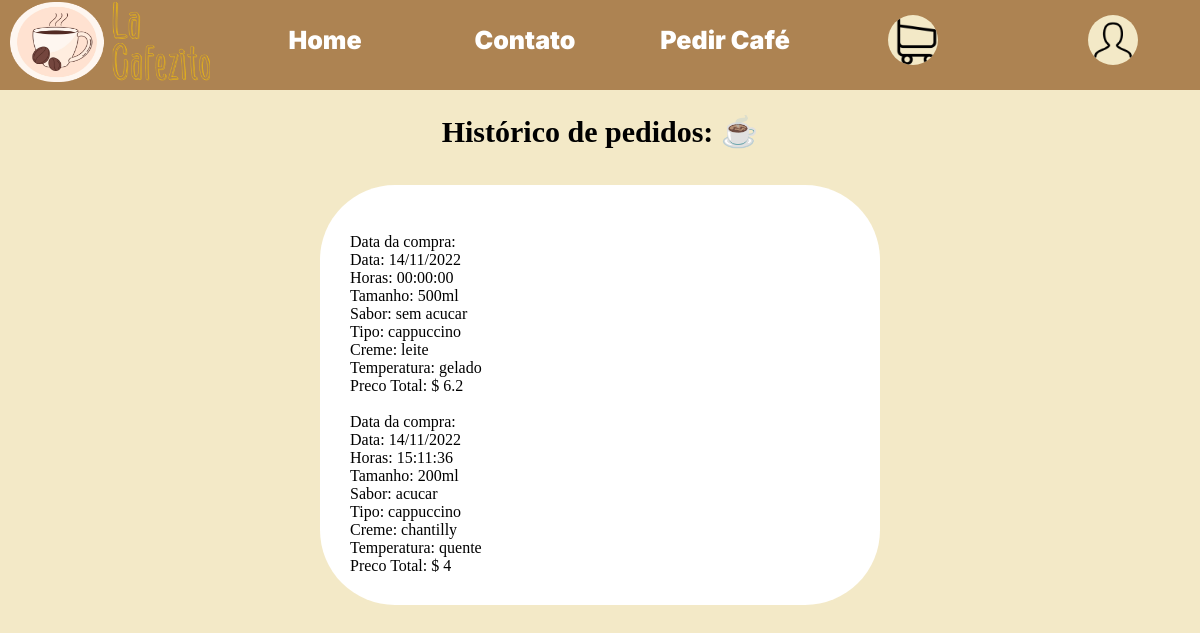
/historicoPedidos.php (signed in), run on the app's committed database.
### tables this page shows
CREATE TABLE `pedidos` (
  `id` int(5) NOT NULL,
  `id_user` int(5) NOT NULL,
  `estado` varchar(20) NOT NULL DEFAULT 'Em análise',
  `bairro` varchar(50) NOT NULL,
  `rua` varchar(50) NOT NULL,
  `numero` varchar(50) NOT NULL,
  `complemento` varchar(50) NOT NULL,
  `preco` varchar(10) NOT NULL,
  `DataCompra` datetime NOT NULL DEFAULT current_timestamp()
);

CREATE TABLE `tamanhos` (
  `id` int(5) NOT NULL,
  `unidade` varchar(10) NOT NULL,
  `preco` varchar(10) NOT NULL
);

CREATE TABLE `sabores` (
  `id` int(5) NOT NULL,
  `nome` varchar(50) NOT NULL,
  `preco` varchar(10) NOT NULL
);

CREATE TABLE `tipos` (
  `id` int(5) NOT NULL,
  `nome` varchar(50) NOT NULL,
  `preco` varchar(10) NOT NULL
);

CREATE TABLE `cremes` (
  `id` int(5) NOT NULL,
  `nome` varchar(50) NOT NULL,
  `preco` varchar(10) NOT NULL
);

CREATE TABLE `temperaturas` (
  `id` int(5) NOT NULL,
  `nome` varchar(50) NOT NULL
);

### classes/LaCafezito.php (called while the page is built, shortened)
<?php
    class LaCafezito{
        public function buscarPedidosCliente(){
            global $pdo;
            $sql = $pdo->prepare("SELECT * FROM pedidos WHERE id_user = :u");
            $sql-> bindValue(":u", $_SESSION['id']);
            $sql-> execute();
            if($sql->rowCount()>0){
                $dados = $sql->fetchAll();
                return $dados;
            }
        }
        public function buscarComplementos($id_pedido){
            global $pdo;
            $sql = $pdo->prepare("SELECT * FROM pedidos_complementos WHERE id_pedido = :i");
            $sql-> bindValue(":i", $id_pedido);
            $sql-> execute();
            if($sql->rowCount()>0){
                $dados = $sql->fetch();
                return $dados;
            }
        }
        public function buscarTamanho($tamanho){
            $tamanhoEx = explode(",", $tamanho);
            $quantidadeTamanho = count($tamanhoEx);
            $arrayT = [];
            for($i = 0; $i < $quantidadeTamanho; $i++){
                global $pdo;
                $sql = $pdo->prepare("SELECT unidade, preco FROM tamanhos WHERE id = :m");
                $sql-> bindValue(":m", $tamanhoEx[$i]);
                $sql-> execute();
                if($sql->rowCount()>0){
                    $dados = $sql->fetch();
                    array_push($arrayT, $dados);
                }
            }
            return $arrayT;
        }
        public function buscarTipo($tipo){
            $tipoEx = explode(",", $tipo);
            $quantidadeTipo = count($tipoEx);
            $arrayTi = [];
            for($i = 0; $i < $quantidadeTipo; $i++){
                global $pdo;
                $sql = $pdo->prepare("SELECT nome, preco FROM tipos WHERE id = :t");
                $sql-> bindValue(":t", $tipoEx[$i]);
                $sql-> execute();
                if($sql->rowCount()>0){
                    $dados = $sql->fetch();
                    array_push($arrayTi, $dados);
                }
            }
            return $arrayTi;
        }
        public function buscarTemperatura($temperatura){
            $temperaturaEx = explode(",", $temperatura);
            $quantidadeTemperatura = count($temperaturaEx);
            $arrayTe = [];
            for($i = 0; $i < $quantidadeTemperatura; $i++){
                global $pdo;
                $sql = $pdo->prepare("SELECT nome FROM temperaturas WHERE id = :t");
                $sql-> bindValue(":t", $temperaturaEx[$i]);
                $sql-> execute();
                if($sql->rowCount()>0){
                    $dados = $sql->fetch();
                    array_push($arrayTe, $dados);
                }
            }
            return $arrayTe;
        }
        public function buscarSabor($sabor){
            $saborEx = explode(",", $sabor);
            $quantidadeSabor = count($saborEx);
            $arrayS = [];
            for($i = 0; $i < $quantidadeSabor; $i++){
                global $pdo;
                $sql = $pdo->prepare("SELECT nome, preco FROM sabores WHERE id = :s");
                $sql-> bindValue(":s", $saborEx[$i]);
                $sql-> execute();
                if($sql->rowCount()>0){
                    $dados = $sql->fetch();
                    array_push($arrayS, $dados);
                }
            }
            return $arrayS;
        }
        public function buscarCreme($creme){
            $cremeEx = explode(",", $creme);
            $quantidadeCreme = count($cremeEx);
            $arrayC = [];
            for($i = 0; $i < $quantidadeCreme; $i++){
                global $pdo;
                $sql = $pdo->prepare("SELECT nome, preco FROM cremes WHERE id = :c");
                $sql-> bindValue(":c", $cremeEx[$i]);
                $sql-> execute();
                if($sql->rowCount()>0){
                    $dados = $sql->fetch();
                    array_push($arrayC, $dados);
                }
            }
            return $arrayC;
        }
    }
?>

### historicoPedidos.php (the view, shortened to what this page needs)
<?php
    require_once 'classes/laCafezito.php';
    $u = new laCafezito();
?>
<!DOCTYPE html>
<html lang="pt-br">
<head>
    <link rel="stylesheet" href="styles/home4.css">
</head>
<body>
<div class="fundo">
    <div id="superior">
        <div id="botaoLogo">
            <img src="imagens/logoCafezito.png" alt="" width="200px" height="80px">
        </div>
        <div id="botaoHome">
            <a class="navegador" href="home.php">Home</a>
        </div>
        <div id="botaoContato">
            <a class="navegador" href="contato.php">Contato</a>
        </div>
        <div id="botaoCafe">
            <a class="navegador" href="pedir/tamanhoCafe.php">Pedir Café</a>
        </div>
        <div id="botaoCarrinho">
            <a href="">
                <img src="imagens/carrinho2.png" id="imagemSuperior" alt="" width="50px" height="50px">
            </a>
        </div>
        <div id="botaoPerfil">
            <a href="perfil.php">
                <img src="imagens/perfil.png" id="imagemSuperior" alt="" width="50px" height="50px">
            </a>
        </div>
    </div>
    <div id="campo">
        <h2>Histórico de pedidos: ☕</h2>
        <div id="campoPedidos">
        <?php
        $u->conectar("cafe", "localhost", "root", "");
        $pedidos = $u->buscarPedidosCliente();
        $quantidadePedidos = count($pedidos);
        for($i = 0; $i < $quantidadePedidos; $i++){
            echo "<br>";
            $complementos = $u->buscarComplementos($pedidos[$i]["id"]);
            echo "Data da compra: ";
            echo "<br> Data: ";
            echo date_format (new DateTime($pedidos[$i]["DataCompra"]), 'd/m/Y');
            echo "<br> Horas: ";
            echo date_format (new DateTime($pedidos[$i]["DataCompra"]), 'H:i:s');
            echo "<br>";
            $tamanho = $u->buscarTamanho($complementos["id_tamanho"]);
            echo "Tamanho: ";
            echo $tamanho[0]["unidade"];
            echo "<br>";
            $sabor = $u->buscarSabor($complementos["id_sabor"]);
            echo "Sabor: ";
            echo $sabor[0]["nome"];
            echo "<br>";
            $tipo = $u->buscarTipo($complementos["id_tipo"]);
            echo "Tipo: ";
            echo $tipo[0]["nome"];
            echo "<br>";
            $creme = $u->buscarCreme($complementos["id_creme"]);
            echo "Creme: ";
            echo $creme[0]["nome"];
            echo "<br>";
            $temperatura = $u->buscarTemperatura($complementos["id_temperatura"]);
            echo "Temperatura: ";
            echo $temperatura[0]["nome"];
            echo "<br>";
            $precoTotal = $u->buscarPrecoTotal($pedidos[$i]["id"]);
            echo "Preco Total: $ ";
            print_r($precoTotal[0]);
            echo "<br>";
        }
        ?>
        </div>
    </div>
</div>
</body>

### styles/home4.css (style rules this page uses)
* { padding: 0px; margin: 0px; }
#superior { display: grid; grid-template-columns: 1fr 1fr 1fr 1fr 1fr 1fr; background-color: #ad8352; height: 90px; }
.fundo { background-color: rgb(243, 233, 199); min-height: 100vh; }
.navegador { color: white; text-decoration: none; text-align: center; padding-top: 15%; font-size: 25px; font-weight: 900; font-family: 'Inter', sans-serif; }
#botaoLogo { display: grid; grid-column-start: 1; grid-column-end: 1; margin-top: 2px; margin-left: 5%; width: 200px; height: 70px; }
#botaoHome { display: grid; grid-column-start: 2; grid-column-end: 2; margin-top: 2px; margin-left: 25%; }
#botaoContato { display: grid; grid-column-start: 3; grid-column-end: 3; margin-top: 2px; margin-left: 25%; }
#botaoCafe { display: grid; grid-column-start: 4; grid-column-end: 4; margin-top: 2px; margin-left: 25%; }
#botaoCarrinho { display: grid; grid-column-start: 5; grid-column-end: 5; margin-left: 25%; }
#botaoPerfil { display: grid; grid-column-start: 6; grid-column-end: 6; margin-left: 25%; }
#imagemSuperior { margin-top: 10%; margin-left: 25%; background-color: rgb(243, 233, 199); border-radius: 50px; }
h2 { text-align: center; color: black; font-size: 30px; margin-top: 2%; }
#campoPedidos { margin-top: 3%; background-color: #FFFFFF; border-radius: 75px; padding: 30px; margin-left: auto; margin-right: auto; width: 500px; min-height: 300px; }

### data on the page
pedidos: DataCompra "14/11/2022", DataCompra "00:00:00"
tamanhos: unidade "500ml"
sabores: nome "sem acucar"
tipos: nome "cappuccino"
cremes: nome "leite"
temperaturas: nome "gelado"
pedidos: DataCompra "14/11/2022", DataCompra "15:11:36"
tamanhos: unidade "200ml"
sabores: nome "acucar"
cremes: nome "chantilly"
temperaturas: nome "quente"
